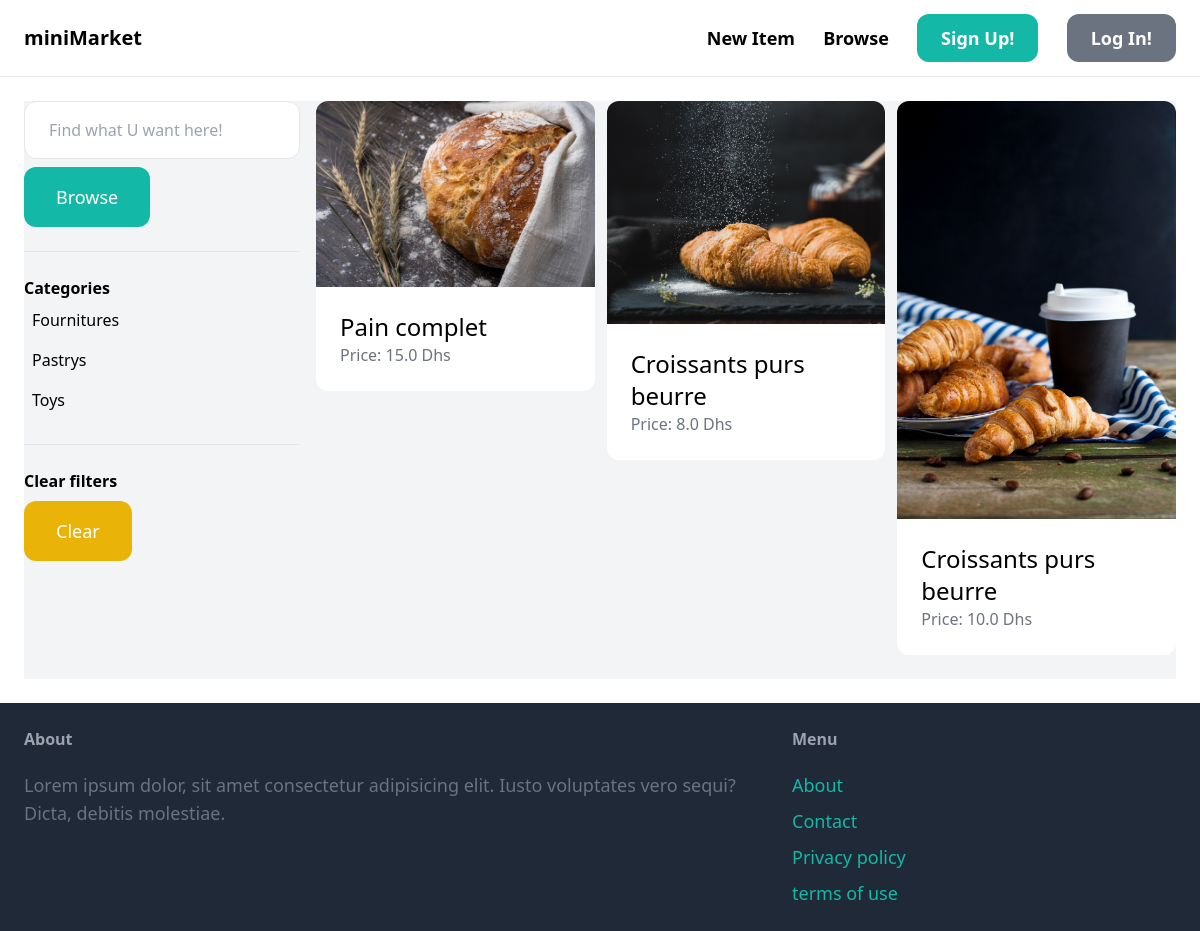
The app's page /items/, older data.
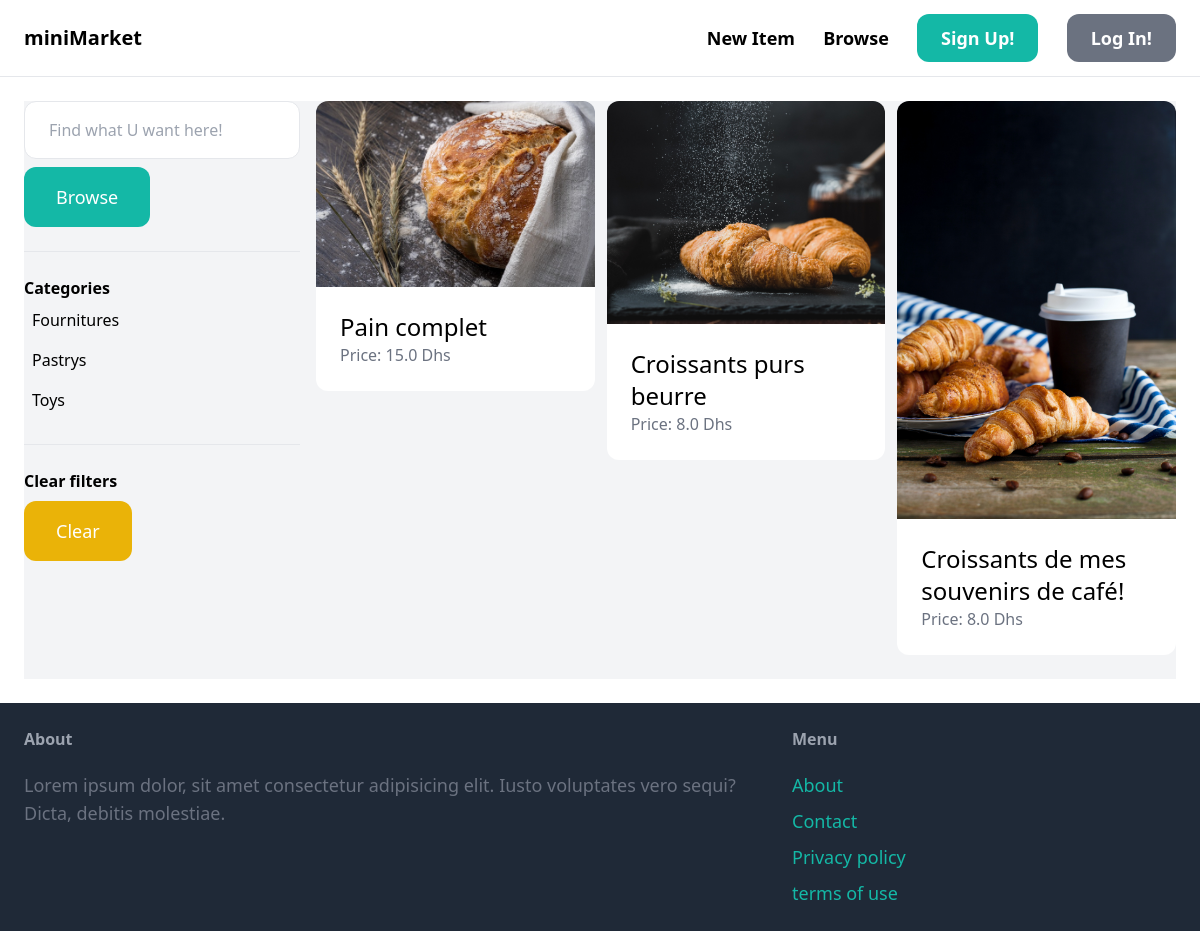
The same page, newer data.
### item/models.py (models this page shows, shortened)
class Category(models.Model):
    name = models.CharField(max_length=255)
    class Meta:
        ordering = ('name',)
        verbose_name_plural = 'categories'

class Item(models.Model):
    category = models.ForeignKey(Category, related_name='items', on_delete=models.CASCADE)
    name = models.CharField(max_length=255)
    description = models.TextField(blank=True, null=True)
    price = models.FloatField()
    image = models.ImageField(upload_to='item_images', blank=True, null=True)
    is_sold = models.BooleanField(default=False)
    created_by = models.ForeignKey(User, related_name='items', on_delete=models.CASCADE)
    created_at = models.DateTimeField(auto_now_add=True)

### item/views.py (the view)
# urls.py: path('', views.items, name='items'),
def items(request):
    query = request.GET.get('query', '')
    category_id = request.GET.get('category', 0)
    categories = Category.objects.all()
    items = Item.objects.filter(is_sold=False)
    if category_id:
        items = items.filter(category_id=category_id)
    if query:
        items = items.filter(Q(name__icontains=query) | Q(description__icontains=query))
    return render(request, 'item/items.html', {
        'items': items,
        'query': query,
        'categories': categories,
        'category_id': int(category_id),
        })

### item/templates/item/items.html (shortened to what this page needs)
{% extends 'core/base.html' %}
{% block content %}
<div class="pb-6 grid grid-cols-4 gap-4 bg-gray-100">
    <div class="col-span-1">
        <form method="get" action="{% url 'item:items' %}">
            <input name="query" type="text" class="w-full py-4 px-6 border rounded-xl" value="{{ query }}" placeholder="Find what U want here!">
            <button class="mt-2 py-4 px-8 text-lg bg-teal-500 text-white rounded-xl">Browse</button>
        </form>
        <hr class="my-6">
        <p class="font-semibold">Categories</p>
        <ul>
            {% for category in categories %}
                <li class="py-2 px-2 rounded-xl{% if category.id == category_id %} bg-gray-200{% endif %}">
                    <a href="{% url 'item:items' %}?query={{ query }}&category={{ category.id }}">{{ category.name }}</a>
                </li>
            {% endfor %}
        </ul>
        <hr class="my-6">
        <p class="font-semibold">Clear filters</p>
        <ul>
            <li><a href="{% url 'item:items' %}" class="mt-2 py-4 px-8 inline-block bg-yellow-500 text-lg rounded-xl text-white hover:bg-teal-500">Clear</a></li>
        </ul>
    </div>
    <div class="col-span-3">
        <div class="grid grid-cols-3 gap-3">
            {% for item in items %}
            <div>
                <a href="{% url 'item:detail' item.id %}">
                    <div>
                        <img src="{{ item.image.url }}" class="rounded-t-xl">
                    </div>
                    <div class="p-6 bg-white rounded-b-xl">
                        <h2 class="text-2xl">{{ item.name }}</h2>
                        <p class="text-gray-500">Price: {{ item.price }} Dhs</p>
                    </div>
                </a>
            </div>
            {% endfor %}
        </div>
    </div>
</div>
{% endblock %}

### core/templates/core/base.html (shortened to what this page needs)
<!DOCTYPE html>
<html lang="en">
<head>
    <script src="https://cdn.tailwindcss.com" ></script>
</head>
<body>
    <nav class="py-6 px-6 flex justify-between items-center border-b border-gray-200">
        <a href="/" class="text-xl font-semibold">miniMarket</a>
        <div class="space-x-6">
            <a href="{% url 'item:new' %}" class="text-lg font-semibold hover:text-gray-500">New Item</a>
            <a href="{% url 'item:items' %}"class="text-lg font-semibold hover:text-gray-500">Browse</a>
            {% if request.user.is_authenticated %}
            <a href="{% url 'core:logout' %}" class="px-6 py-3 text-lg font-semibold bg-teal-500 text-white rounded-xl hover:bg-teal-700">Log-out</a>
            <a href="{% url 'chat:inbox' %}" class="px-6 py-3 text-lg font-semibold bg-teal-500 text-white rounded-xl hover:bg-teal-700">Inbox</a>
            <a href="{% url 'dashboard:index' %}" class="px-6 py-3 text-lg font-semibold bg-gray-500 text-white rounded-xl hover:bg-gray-700">Dashboard</a>
            {% else %}
            <a href="{% url 'core:signup' %}" class="px-6 py-3 text-lg font-semibold bg-teal-500 text-white rounded-xl hover:bg-teal-700">Sign Up!</a>
            <a href="{% url 'core:login' %}" class="px-6 py-3 text-lg font-semibold bg-gray-500 text-white rounded-xl hover:bg-gray-700">Log In!</a>
            {% endif %}
        </div>
    </nav>
    <div class="px-6 py-6">
        {% block content %}
        {% endblock %}
    </div>
    <footer class="py-6 px-6 flex justify-between bg-gray-800">
        <div class="w-2/3 pr-10">
            <h3 class="mb-5 font-semibold text-gray-400">About</h3>
            <p class="text-lg text-gray-500">Lorem ipsum dolor, sit amet consectetur adipisicing elit. Iusto voluptates vero sequi? Dicta, debitis molestiae.</p>
        </div>
        <div class="w-1/3">
            <h3 class="mb-5 font-semibold text-gray-400">Menu</h3>
            <ul class="space-y-2">
                <li><a href="#" class="text-lg text-teal-500 hover:text-teal-700">About</a></li>
                <li><a href="{% url 'core:contact' %}" class="text-lg text-teal-500 hover:text-teal-700">Contact</a></li>
                <li><a href="#" class="text-lg text-teal-500 hover:text-teal-700">Privacy policy</a></li>
                <li><a href="#" class="text-lg text-teal-500 hover:text-teal-700">terms of use</a></li>
            </ul>
        </div>
    </footer>
</body>
</html>

Row changes from the older to the newer data that the page shows:
removed Item: image (picture), name "Croissants purs beurre", price "10.0"
added Item: image (picture), name "Croissants de mes souvenirs de café!", price "8.0"
